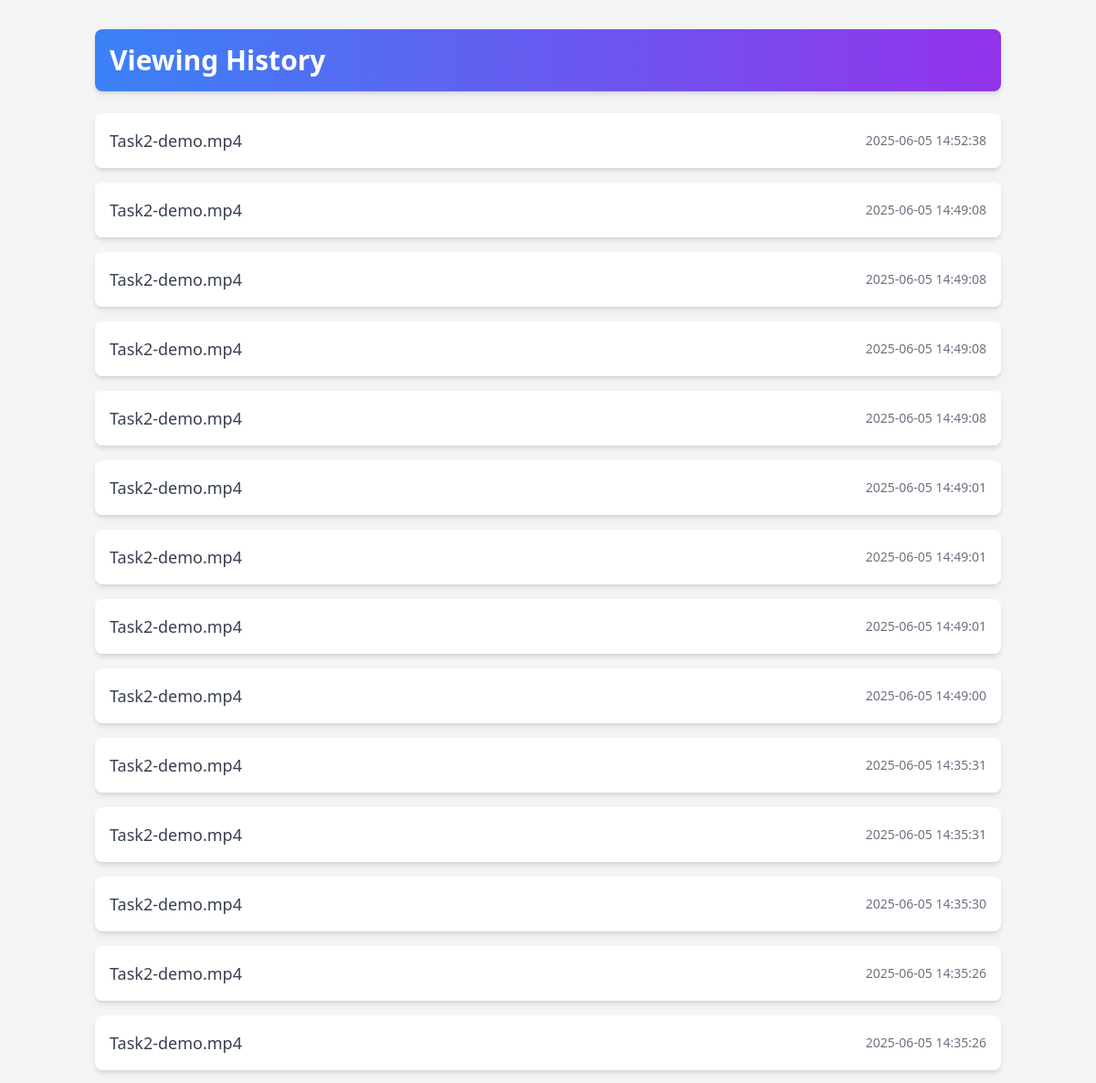
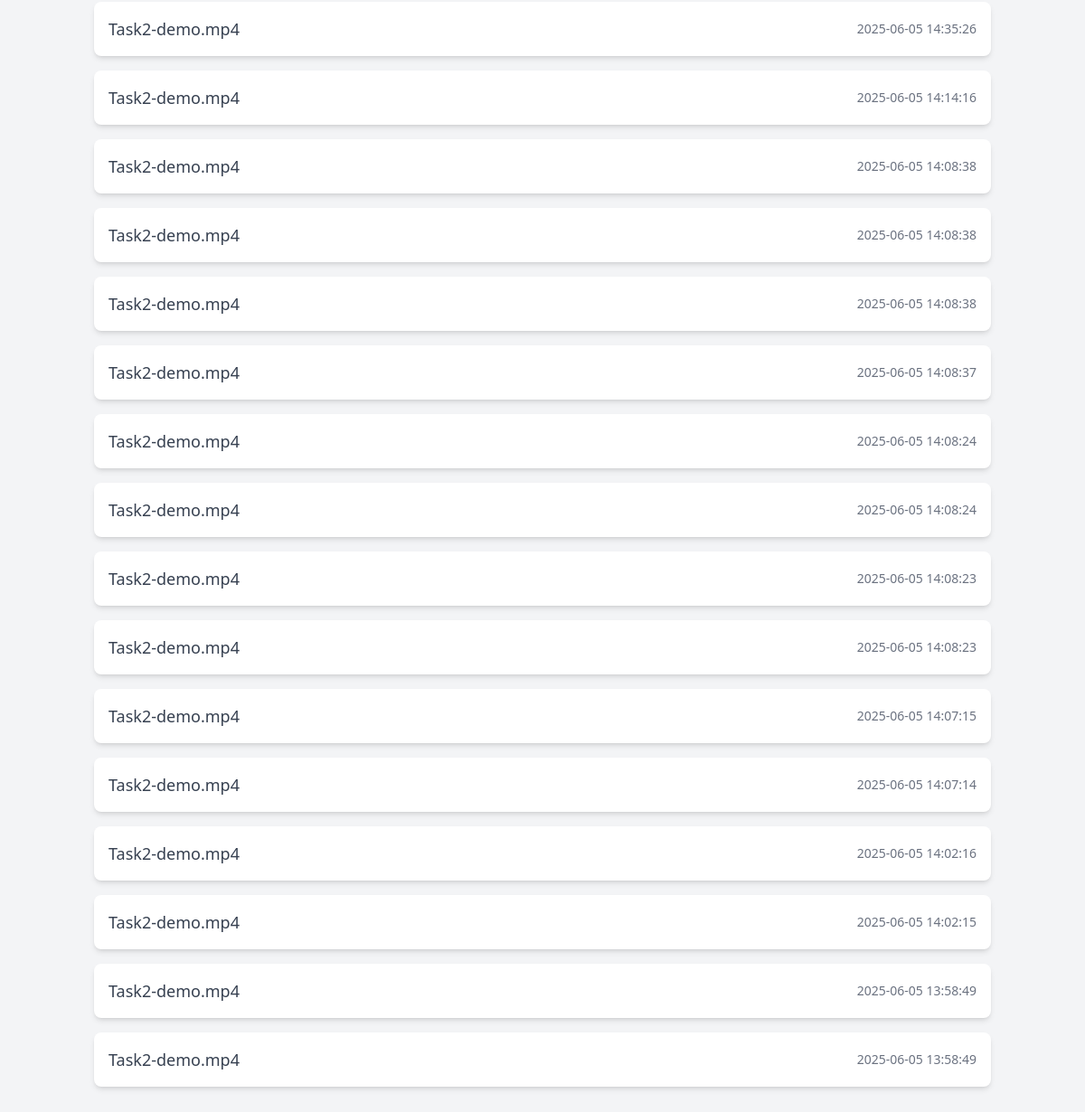
Page /history (signed in) on the committed database (2 pictures, top to bottom).
### models.py (models this page shows)
class ViewingHistory(db.Model):
    id = db.Column(db.Integer, primary_key=True)
    user_id = db.Column(db.Integer, db.ForeignKey('user.id'))
    video_id = db.Column(db.Integer, db.ForeignKey('video.id'))
    timestamp = db.Column(db.DateTime, default=datetime.utcnow)
    user = db.relationship('User', backref='viewing_history')
    video = db.relationship('Video', backref='viewing_history')

class Video(db.Model):
    id = db.Column(db.Integer, primary_key=True)
    filename = db.Column(db.String(100))
    filepath = db.Column(db.String(200))
    uploaded_by = db.Column(db.Integer, db.ForeignKey('user.id'))
    uploaded_by_user = db.relationship('User', backref='videos')
    timestamp = db.Column(db.DateTime, default=datetime.utcnow)
    encrypted_dek = db.Column(db.String(200))
    chaotic_seed = db.Column(db.Float)

### routes/main.py (the view)
@main.route('/history')
@login_required
def history():
    records = ViewingHistory.query.filter_by(user_id=current_user.id).order_by(ViewingHistory.timestamp.desc()).all()
    return render_template('history.html', records=records)

### app.py (called while the page is built)
@login_manager.user_loader
def load_user(user_id):
    with current_app.app_context():
        return db.session.get(User, int(user_id))

### models.py (called while the page is built)
    @property
    def is_authenticated(self):
        return True

### templates/history.html (shortened to what this page needs)
<!DOCTYPE html>
<html lang="en">
<head>
    <script src="https://cdn.tailwindcss.com"></script>
</head>
<body class="bg-gray-100 font-sans">
    <div class="container mx-auto px-4 py-8">
        <h2 class="text-3xl font-bold text-gray-800 mb-6 bg-gradient-to-r from-blue-500 to-purple-600 text-white p-4 rounded-lg shadow-md">
            Viewing History
        </h2>
        {% if records %}
            <ul class="space-y-4">
                {% for record in records %}
                    <li class="bg-white p-4 rounded-lg shadow-md hover:shadow-lg transition-shadow duration-200 flex justify-between items-center">
                        <span class="text-lg text-gray-700 font-medium">
                            {{ record.video.filename }}
                        </span>
                        <span class="text-sm text-gray-500">
                            {{ record.timestamp.strftime("%Y-%m-%d %H:%M:%S") }}
                        </span>
                    </li>
                {% endfor %}
            </ul>
        {% else %}
            <div class="bg-white p-6 rounded-lg shadow-md text-center">
                <p class="text-lg text-gray-600">No viewing history available.</p>
            </div>
        {% endif %}
    </div>
</body>
</html>

### rows in the picture
ViewingHistory: video.filename "Task2-demo.mp4", timestamp "2025-06-05 14:52:38"
ViewingHistory: video.filename "Task2-demo.mp4", timestamp "2025-06-05 14:49:08"
ViewingHistory: video.filename "Task2-demo.mp4", timestamp "2025-06-05 14:49:08"
ViewingHistory: video.filename "Task2-demo.mp4", timestamp "2025-06-05 14:49:08"
ViewingHistory: video.filename "Task2-demo.mp4", timestamp "2025-06-05 14:49:08"
ViewingHistory: video.filename "Task2-demo.mp4", timestamp "2025-06-05 14:49:01"
ViewingHistory: video.filename "Task2-demo.mp4", timestamp "2025-06-05 14:49:01"
ViewingHistory: video.filename "Task2-demo.mp4", timestamp "2025-06-05 14:49:01"
ViewingHistory: video.filename "Task2-demo.mp4", timestamp "2025-06-05 14:49:00"
ViewingHistory: video.filename "Task2-demo.mp4", timestamp "2025-06-05 14:35:31"
ViewingHistory: video.filename "Task2-demo.mp4", timestamp "2025-06-05 14:35:31"
ViewingHistory: video.filename "Task2-demo.mp4", timestamp "2025-06-05 14:35:30"
ViewingHistory: video.filename "Task2-demo.mp4", timestamp "2025-06-05 14:35:26"
ViewingHistory: video.filename "Task2-demo.mp4", timestamp "2025-06-05 14:35:26"
ViewingHistory: video.filename "Task2-demo.mp4", timestamp "2025-06-05 14:35:26"
ViewingHistory: video.filename "Task2-demo.mp4", timestamp "2025-06-05 14:14:16"
ViewingHistory: video.filename "Task2-demo.mp4", timestamp "2025-06-05 14:08:38"
ViewingHistory: video.filename "Task2-demo.mp4", timestamp "2025-06-05 14:08:38"
ViewingHistory: video.filename "Task2-demo.mp4", timestamp "2025-06-05 14:08:38"
ViewingHistory: video.filename "Task2-demo.mp4", timestamp "2025-06-05 14:08:37"
ViewingHistory: video.filename "Task2-demo.mp4", timestamp "2025-06-05 14:08:24"
ViewingHistory: video.filename "Task2-demo.mp4", timestamp "2025-06-05 14:08:24"
ViewingHistory: video.filename "Task2-demo.mp4", timestamp "2025-06-05 14:08:23"
ViewingHistory: video.filename "Task2-demo.mp4", timestamp "2025-06-05 14:08:23"
ViewingHistory: video.filename "Task2-demo.mp4", timestamp "2025-06-05 14:07:15"
ViewingHistory: video.filename "Task2-demo.mp4", timestamp "2025-06-05 14:07:14"
ViewingHistory: video.filename "Task2-demo.mp4", timestamp "2025-06-05 14:02:16"
ViewingHistory: video.filename "Task2-demo.mp4", timestamp "2025-06-05 14:02:15"
ViewingHistory: video.filename "Task2-demo.mp4", timestamp "2025-06-05 13:58:49"
ViewingHistory: video.filename "Task2-demo.mp4", timestamp "2025-06-05 13:58:49"
